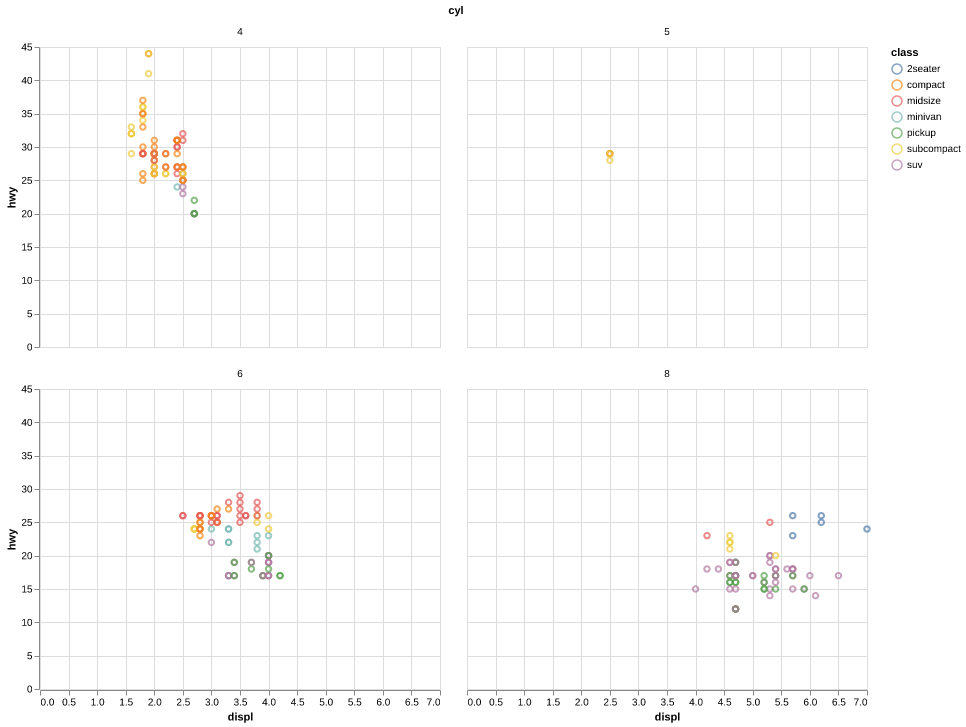

Generate this figure with Python:
# importing the necessary packages
import pandas as pd
import altair as alt

# loading the data
mpg = pd.read_csv("./mpg.csv", header=0)
best_in_class = mpg.loc[mpg.groupby("class")["hwy"].idxmax()]

fig = (
    alt.Chart(mpg)
    .properties(title="mpg via altair: displ vs hwy, facetted via cyl")
    .encode(x="displ", y="hwy", color="class")
    .mark_point()
    .facet("cyl:N", columns=2)
    .configure_title(fontSize=20, font="Courier", anchor="start", color="gray")
)


alt.Chart.save(fig, "altair_basic.json")
